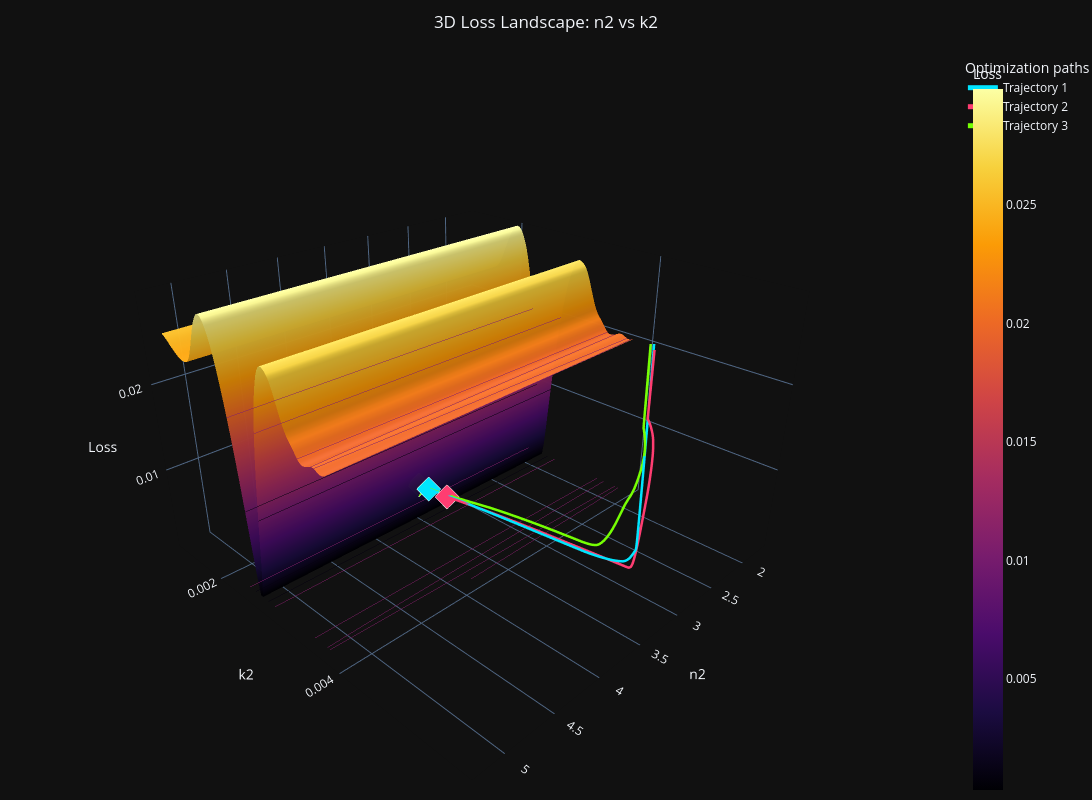

The cell this chart's notebook holds for it:
### Code cell
x, y = 'n2', 'k2'
X[x], Y[y], loss_landscape[f'{x}-{y}'] = calculate_3d_loss_landscape(x, y, original_params = or_params)

plot_3d_loss_landscape_and_trajectories('n2', 'k2', X['n2'], Y['k2'], loss_landscape['n2-k2'])

### Figure 1 — Plotly figure (JSON) as saved in the notebook; plotly's stock layout.template omitted (floating-point values rounded to 4 significant figures; data arrays with more than 128 entries replaced by an {"elided": "..."} marker saying what was removed)
{"data": [{"cmax": 0.02991, "cmin": 0.0003023, "colorbar": {"title": {"text": "Loss"}}, "colorscale": [[0, "#000004"], [0.1111, "#1b0c41"], [0.2222, "#4a0c6b"], [0.3333, "#781c6d"], [0.4444, "#a52c60"], [0.5556, "#cf4446"], [0.6667, "#ed6925"], [0.7778, "#fb9b06"], [0.8889, "#f7d13d"], [1, "#fcffa4"]], "contours": {"z": {"highlightcolor": "#f5f5f5", "project": {"z": true}, "show": true, "usecolormap": true}}, "hovertemplate": "n2: %{x:.5g}<br>k2: %{y:.5g}<br>Loss: %{z:.5g}<extra></extra>", "opacity": 0.98, "showscale": true, "type": "surface", "x": {"elided": "100x100 float values"}, "y": {"elided": "100x100 float values"}, "z": {"elided": "100x100 float values"}}, {"hovertemplate": "n2: %{x:.5g}<br>k2: %{y:.5g}<br>Loss: %{z:.5g}<extra>Trajectory 1</extra>", "line": {"color": "#00E5FF", "width": 5}, "mode": "lines", "name": "Trajectory 1", "type": "scatter3d", "x": {"elided": "6000 float values"}, "y": {"elided": "6000 float values"}, "z": {"elided": "6000 float values"}}, {"hovertemplate": "Final n2: %{x:.5g}<br>Final k2: %{y:.5g}<br>Final loss: %{z:.5g}<extra></extra>", "marker": {"color": "#00E5FF", "line": {"color": "white", "width": 1}, "size": 8, "symbol": "diamond"}, "mode": "markers", "name": "Trajectory 1 endpoint", "showlegend": false, "type": "scatter3d", "x": [3.453], "y": [0.002708], "z": [0.004564]}, {"hovertemplate": "n2: %{x:.5g}<br>k2: %{y:.5g}<br>Loss: %{z:.5g}<extra>Trajectory 2</extra>", "line": {"color": "#FF3D71", "width": 5}, "mode": "lines", "name": "Trajectory 2", "type": "scatter3d", "x": {"elided": "6000 float values"}, "y": {"elided": "6000 float values"}, "z": {"elided": "6000 float values"}}, {"hovertemplate": "Final n2: %{x:.5g}<br>Final k2: %{y:.5g}<br>Final loss: %{z:.5g}<extra></extra>", "marker": {"color": "#FF3D71", "line": {"color": "white", "width": 1}, "size": 8, "symbol": "diamond"}, "mode": "markers", "name": "Trajectory 2 endpoint", "showlegend": false, "type": "scatter3d", "x": [3.434], "y": [0.002981], "z": [0.00461]}, {"hovertemplate": "n2: %{x:.5g}<br>k2: %{y:.5g}<br>Loss: %{z:.5g}<extra>Trajectory 3</extra>", "line": {"color": "#76FF03", "width": 5}, "mode": "lines", "name": "Trajectory 3", "type": "scatter3d", "x": {"elided": "6000 float values"}, "y": {"elided": "6000 float values"}, "z": {"elided": "6000 float values"}}, {"hovertemplate": "Final n2: %{x:.5g}<br>Final k2: %{y:.5g}<br>Final loss: %{z:.5g}<extra></extra>", "marker": {"color": "#76FF03", "line": {"color": "white", "width": 1}, "size": 8, "symbol": "diamond"}, "mode": "markers", "name": "Trajectory 3 endpoint", "showlegend": false, "type": "scatter3d", "x": [3.463], "y": [0.002558], "z": [0.004546]}], "layout": {"height": 800, "legend": {"title": {"text": "Optimization paths"}}, "margin": {"b": 0, "l": 0, "r": 0, "t": 55}, "scene": {"aspectmode": "manual", "aspectratio": {"x": 1.25, "y": 1.25, "z": 0.8}, "camera": {"eye": {"x": 1.6, "y": 1.6, "z": 1.15}}, "dragmode": "orbit", "xaxis": {"title": {"text": "n2"}}, "yaxis": {"title": {"text": "k2"}}, "zaxis": {"range": [0.0003023, 0.02991], "title": {"text": "Loss"}}}, "title": {"text": "3D Loss Landscape: n2 vs k2", "x": 0.5}, "width": 1100}}
